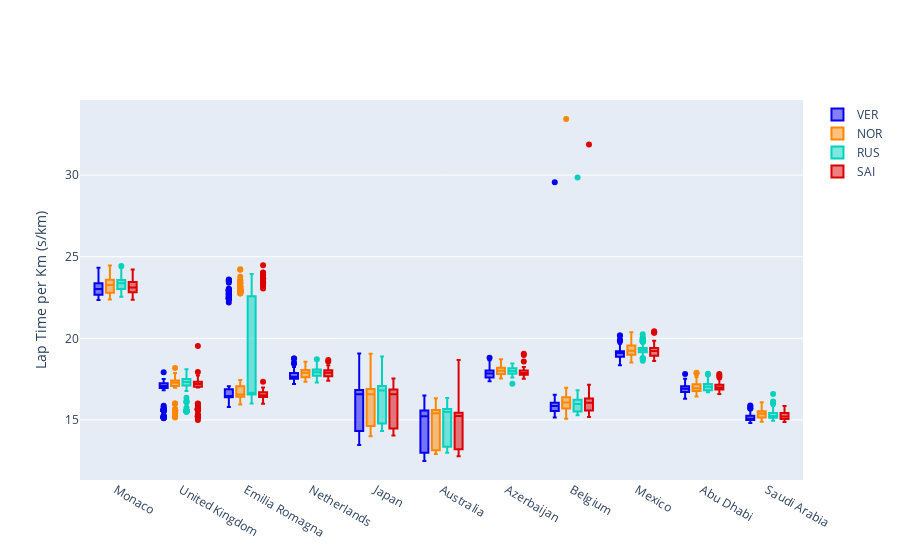

Here is the notebook cell this chart was saved with:
### Code cell
import plotly.express as px
import plotly.graph_objects as go
from plotly.subplots import make_subplots

palette = {'VER': '#0600EF', 'NOR': '#FF8700', 'RUS': '#00D2BE', 'SAI': '#DC0000'}  # Team colors


fig = go.Figure()

fig.add_trace(go.Box(
    y=df[df['Driver'] == "VER"]['LapTimePerKm'].values,
    x=df[df['Driver'] == "VER"]['Circuit'].map(gp_names),
    name='VER',
    marker_color='#0600EF',
    # boxpoints='all',
    # jitter=0.5,
    # whiskerwidth=0.2,
    # marker_size=2,
    # line_width=1
))
fig.add_trace(go.Box(
    y=df[df['Driver'] == "NOR"]['LapTimePerKm'].values,
    x=df[df['Driver'] == "NOR"]['Circuit'].map(gp_names),
    name='NOR',
    marker_color='#FF8700'
))
fig.add_trace(go.Box(
    y=df[df['Driver'] == "RUS"]['LapTimePerKm'].values,
    x=df[df['Driver'] == "RUS"]['Circuit'].map(gp_names),
    name='RUS',
    marker_color='#00D2BE'
))
fig.add_trace(go.Box(
    y=df[df['Driver'] == "SAI"]['LapTimePerKm'].values,
    x=df[df['Driver'] == "SAI"]['Circuit'].map(gp_names),
    name='SAI',
    marker_color='#DC0000'
))

fig.update_layout(
    yaxis=dict(
        title=dict(
            text='Lap Time per Km (s/km)')
    ),
    boxmode='group' # group together boxes of the different traces for each value of x
)


fig.show()

### Figure 1 — Plotly figure (JSON) as saved in the notebook; plotly's stock layout.template omitted (floating-point values rounded to 4 significant figures; data arrays with more than 128 entries replaced by an {"elided": "..."} marker saying what was removed)
{"data": [{"marker": {"color": "#0600EF"}, "name": "VER", "type": "box", "x": {"elided": "2057 str values"}, "y": {"elided": "2057 float values"}}, {"marker": {"color": "#FF8700"}, "name": "NOR", "type": "box", "x": {"elided": "2125 str values"}, "y": {"elided": "2125 float values"}}, {"marker": {"color": "#00D2BE"}, "name": "RUS", "type": "box", "x": {"elided": "2008 str values"}, "y": {"elided": "2008 float values"}}, {"marker": {"color": "#DC0000"}, "name": "SAI", "type": "box", "x": {"elided": "1847 str values"}, "y": {"elided": "1847 float values"}}], "layout": {"boxmode": "group", "yaxis": {"title": {"text": "Lap Time per Km (s/km)"}}}}
